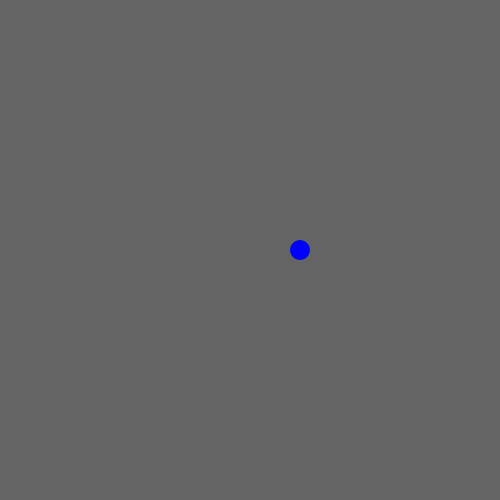
Frame 1 (no input)
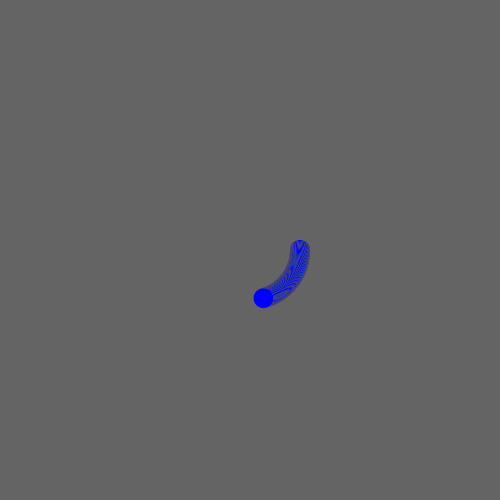
Frame 60 (the mouse pressed at the canvas centre just before this capture)
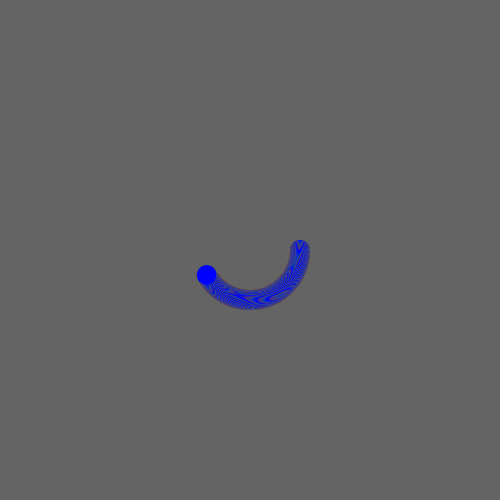
Frame 120 (the mouse held since frame 60 and released just before this capture)

The Processing sketch that drew these frames (run headless with seeded random() and noise(); from frame 60 on, the mouse is pressed at the canvas centre):

// Processing sketch: processing_185766
// ── processing_185766.pde

One theOne;
Two theTwo;
Three theThree;
Four theFour;

void setup(){
  size(500,500);
 background(100);
  smooth();
  theOne = new One();
  theTwo = new Two();
  theThree = new Three();
  theFour = new Four();
}

void draw(){
 
theOne.display();
theTwo.display();
theThree.display();
theFour.display();
if (keyPressed){
  if(key == CODED){
    if(keyCode == ENTER){
      background(100);
    }
  }
}

}
class Four{

float r=50;
float theta4=0;
float x;         
float y;






void display(){
 x=r*cos(theta4);
 y=r*sin(theta4);
  
  noStroke();
  fill(0,0,255);
  ellipse(x+width/2,y+height/2,20,20);

 
  theta4+=0.022;
  
  
  if (keyPressed){
    if(key == CODED){
      if(keyCode == UP){
    theta4 += 0.3;
    r += .7;
}
}
  }
   
  if (keyPressed){
    if(key == CODED){
      if(keyCode == DOWN){
    theta4 -= 0.3;
    r -= .7;
      }}}
}
}
class One{

float r=50;
float theta1=0;
float x;
float y;







void display(){
 x=r*cos(theta1);
 y=r*sin(theta1);

  
  noStroke();
  fill(255,0,0);
  ellipse(x+width/2,y+height/2,20,20);

 
  theta1+=0.022;
  
  
  if (keyPressed){
    if(key == CODED){
      if(keyCode == UP){
    theta1 += 0.3;
    r += .7;
}
}
  }
   
  if (keyPressed){
    if(key == CODED){
      if(keyCode == DOWN){
    theta1 -= 0.3;
    r -= .7;
      }}}
    
}
}
class Three{
  
 float r=50;
 float theta3=0;
 float x;
 float y;
  
  
  
  
  
  
  
  void display(){
    x=r*cos(theta3);
    y=r*sin(theta3);
  
    fill(0,255,0);
  ellipse(x+width/2,y+height/2,20,20);
  theta3+=.022;
    if (keyPressed){
    if(key == CODED){
      if(keyCode == UP){
    theta3 += 0.4;
    r += .7;
}
  }
    }
   if (keyPressed){
    if(key == CODED){
      if(keyCode == DOWN){
    theta3 -= 0.3;
    r -= .7;
      }}}
    }}
class Two{
  
 float r=50;
 float theta2=0;
 float x;
 float y;
  
  
  
  
  
  
  
  void display(){
    x=r*cos(theta2);
    y=r*sin(theta2);
  
    fill(255,0,0);
  ellipse(x+width/2,y+height/2,20,20);
  theta2+=.022;
    if (keyPressed){
    if(key == CODED){
      if(keyCode == UP){
    theta2 += 0.1;
    r += .7;
}
    }
  }
   if (keyPressed){
    if(key == CODED){
      if(keyCode == DOWN){
    theta2 -= 0.3;
    r -= .7;
      }}}
}



}
